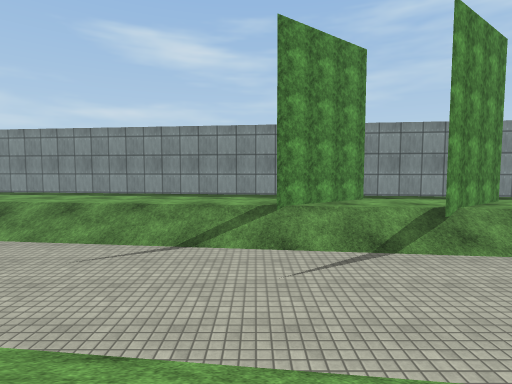
view 1 (above)

16 first-person views from a walk through a Unity game level. The camera is 1.2 m above the floor, tilts 4° down and sees 80° across. The floor is counted in squares, 2 m on a side. Each view is taken from the middle of a square. On the plan, view 1 faces up. The plan holds only what a view shows up to about 9 squares ahead; the rest is blank. The place goes on beyond the plan. The player is left out. Surface patterns are stand-ins for the level's own textures.

view 2
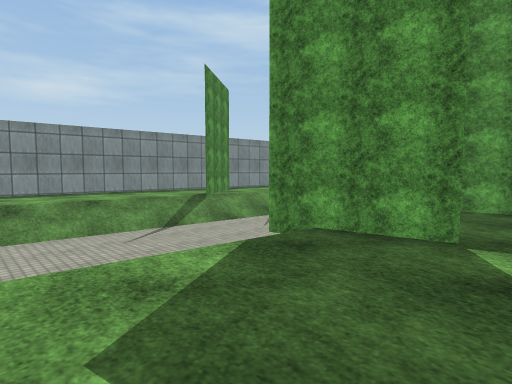

view 3
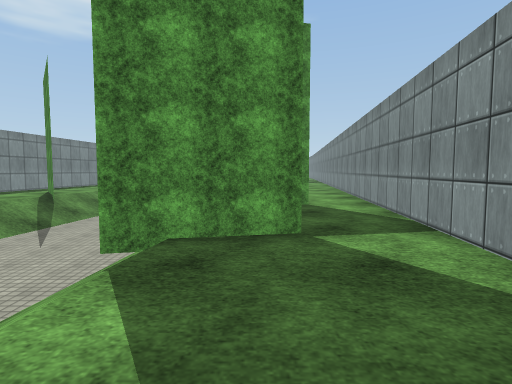

view 4
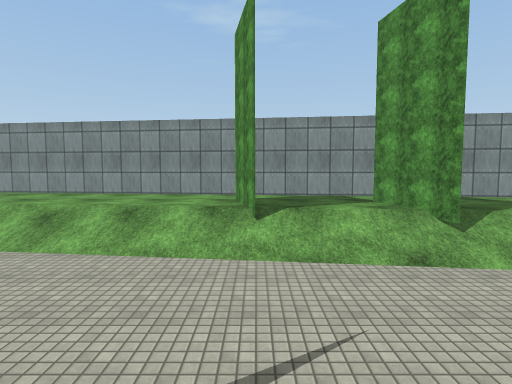

view 5
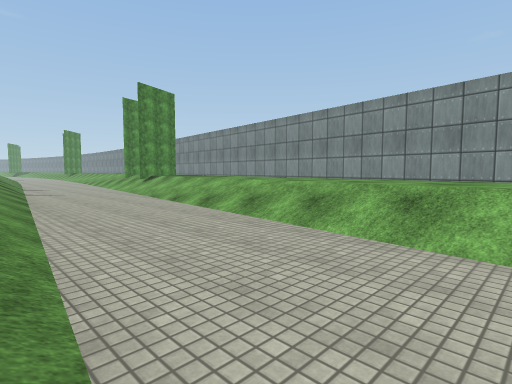

view 6
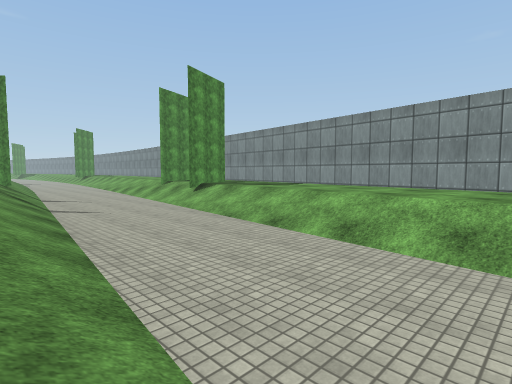

view 7
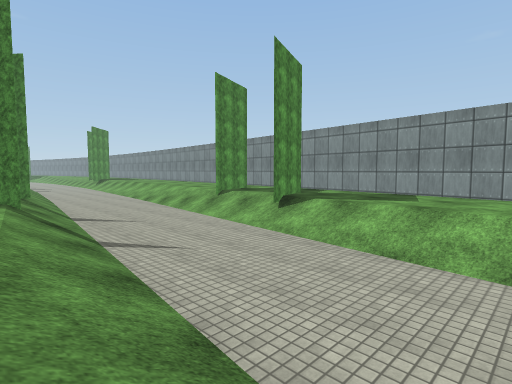

view 8
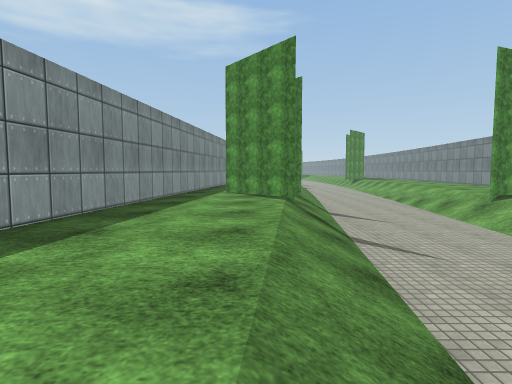

view 9
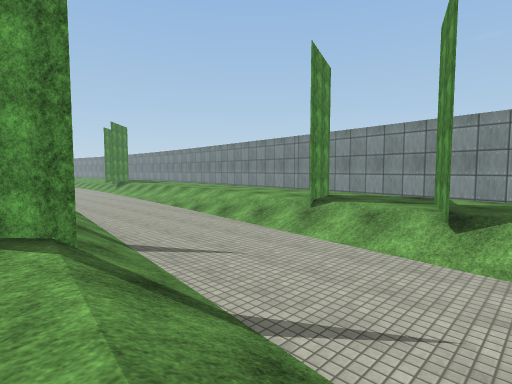

view 10
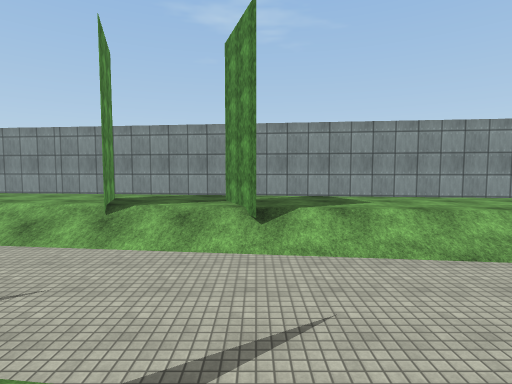

view 11
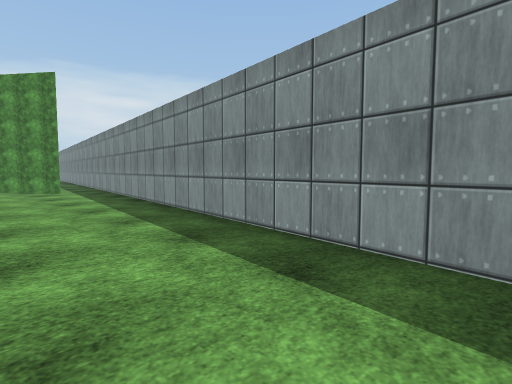

view 12
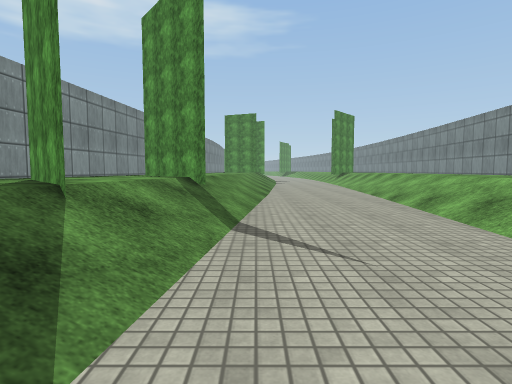

view 13
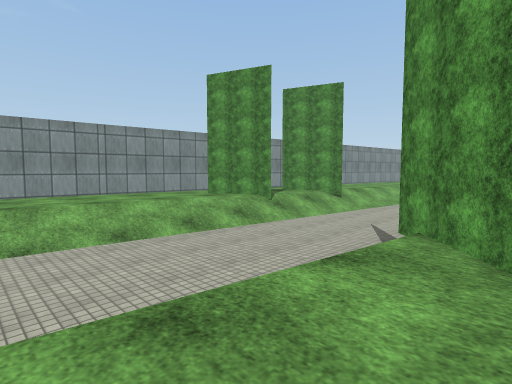

view 14
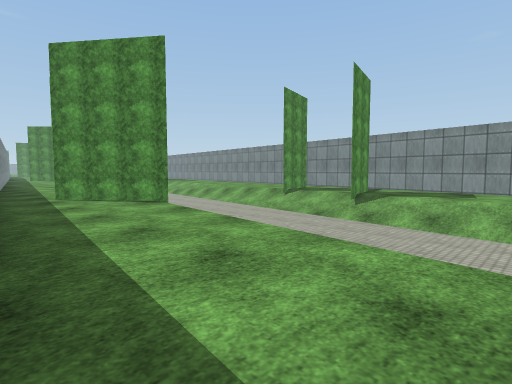

view 15
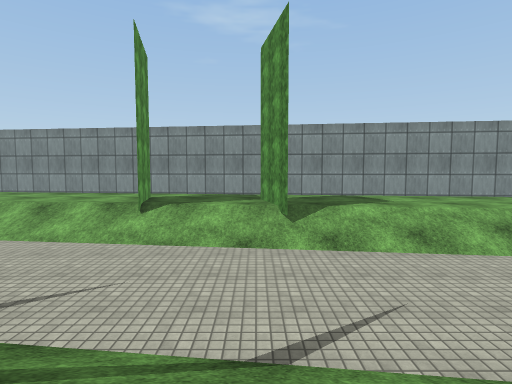

view 16
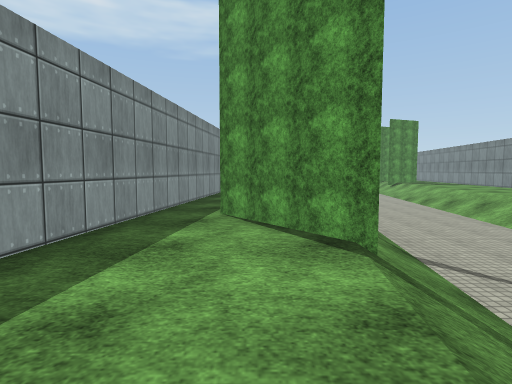

### Floor plan
Key: @ floor where view 1 was taken; # wall or solid block; x gap in a wall; . main floor; - floor 1 m lower than the main floor; / step, stairs or slope; = window, fence, low wall or low ledge.
Columns run from 5 left of view 1 to 21 right of it. Each row starts with its distance up from view 1.
  9 ###
  8 ..#########
  7 ...........#########
  6 ......##.#.........########
  5 ////////##.................
  4 ------///////////...##.##..
  3 --------------/////////#/..
  2 ////------------------/////
  1 .///=///////---------------
  0 ....#@#..///////////-------
 -1 ......x........../#//#/////
 -2 #######...........#/.#..../
 -3        #########..........
 -4                #########..
 -5                        ####

Where each view was taken, in squares from view 1:
view 1: 0 up, 0 right, facing up
view 2: 1 down, 4 left, facing up-right
view 3: 0 up, 4 left, facing right
view 4: 5 up, 1 right, facing down
view 5: 4 up, 3 right, facing down-right
view 6: 4 up, 6 right, facing down-right
view 7: 4 up, 9 right, facing down-right
view 8: 4 up, 9 right, facing right
view 9: 4 up, 12 right, facing down-right
view 10: 4 up, 13 right, facing down
view 11: 4 up, 14 right, facing up-left
view 12: 2 up, 13 right, facing right
view 13: 4 up, 21 right, facing down-left
view 14: 8 up, 5 left, facing down-right
view 15: 6 up, 1 left, facing down
view 16: 6 up, 2 left, facing right
